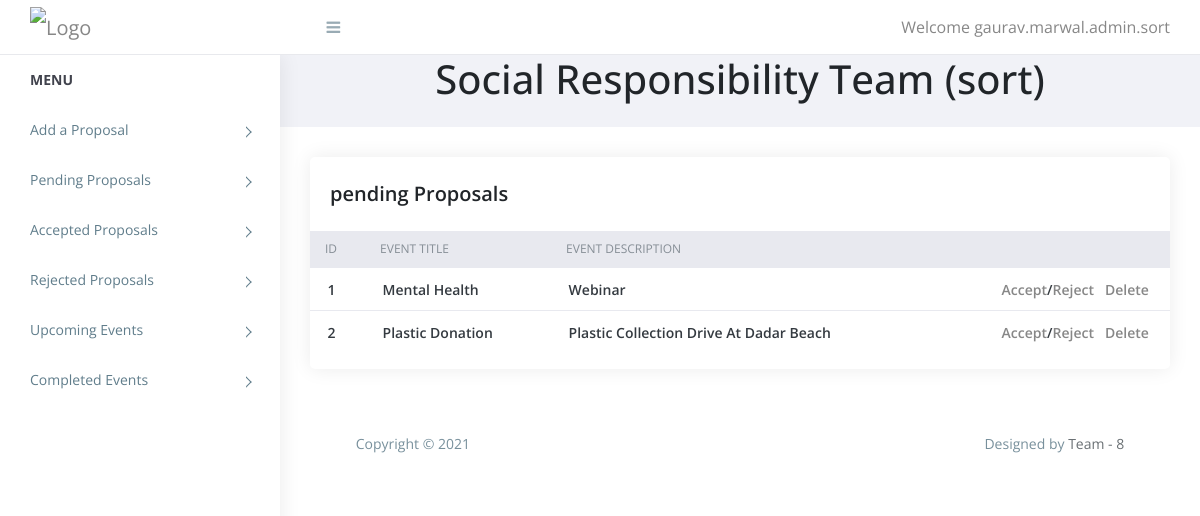
Screenshot of /admin/proposal.php?key=pending (signed in) with the database file from the repository.
### tables this page shows
CREATE TABLE `committee` (
  `com_id` int(11) NOT NULL,
  `com_name` varchar(50) NOT NULL,
  `abbrv` varchar(10) NOT NULL,
  `com_category` varchar(50) NOT NULL
);

CREATE TABLE `events` (
  `event_id` int(3) NOT NULL,
  `event_name` varchar(30) NOT NULL,
  `event_desc` text NOT NULL,
  `start_date` date NOT NULL,
  `end_date` date NOT NULL,
  `permission` enum('YES','No','','') NOT NULL,
  `Comm_id` int(3) DEFAULT NULL,
  `Dept_id` int(3) DEFAULT NULL,
  `comm_name` varchar(30) NOT NULL,
  `comm_type` enum('institute','department','student body') NOT NULL,
  `status` varchar(20) NOT NULL DEFAULT 'pending'
);

### admin/proposal.php (the view, shortened to what this page needs)
<?php
require('header.inc.php');
$curr_admin_com = $_SESSION['admin_comm'];
$cur_user=$_SESSION['admin_name'];
$sql = "select committee.* from committee, admin where admin.username='$cur_user' and committee.abbrv=admin.council_name";
$res = mysqli_query($con, $sql);
$row = mysqli_fetch_assoc($res);
$ser=0;
$key='';
$res = '';
if(isset($_GET['key']) && $_GET['key']!=''){
   $key = $_GET['key'];
    $show_sql = "select * from events where status='$key' and comm_name='$curr_admin_com'";
    $res = mysqli_query($con, $show_sql);
}
?>
<h1 class="box-title center"> <?php echo $row['com_name'] . " (" . $row['abbrv'] . ") " ?>  </h4><br>
<div class="content pb-0">
            <div class="orders">
               <div class="row">
                  <div class="col-xl-12">
                     <div class="card">
                        <div class="card-body">
                           <h4 class="box-title"> <?php echo $key . " " ?>Proposals </h4>
                        </div>
                        <div class="card-body--">
                           <div class="table-stats order-table ov-h">
                              <table class="table ">
                                 <thead>
                                    <tr>
                                       <th>ID</th>
                                       <th>Event Title</th>
                                       <th>Event Description</th>
                                       <th></th>
                                    </tr>
                                 </thead>
                                 <tbody>
                                    <?php
                                    if($res){
                                        while ($row = mysqli_fetch_array($res)){
                                            $ser = $ser+1 ;
                                            echo "<tr>";
                                            echo "<td>" . $ser . "</td>";
                                            echo "<td>" . $row['event_name'] . "</td>";
                                            echo "<td>" . $row['event_desc'] . "</td>";
                                            echo "<td>";
                                        if ($key!='accepted' && $key!='rejected'){
                                            echo "<a href='?type=accepted&id=" .$row['event_id']. "'>Accept</a>";
                                            echo "/";
                                            echo "<a href='?type=rejected&id=" .$row['event_id']. "'>Reject</a>&nbsp&nbsp&nbsp";
                                        }
                                        elseif($key == 'accepted'){
                                            echo "<a href='?type=proceed&id=" .$row['event_id']. "'>Proceed to launch the event !</a>&nbsp&nbsp&nbsp&nbsp";
                                            echo "<a href='?type=rejected&id=" .$row['event_id']. "'>Reject</a>&nbsp&nbsp&nbsp";
                                        }
                                            echo "<a href='?type=delete&id=" .$row['event_id']. "'>Delete</a>&nbsp";
                                        echo "</td>";
                                        echo "</tr>";
                                        }
                                    }
                                    ?>
                                 </tbody>
                              </table>
                           </div>
                        </div>
                     </div>
                  </div>
               </div>
            </div>
<?php
require('footer.inc.php');
?>

### admin/header.inc.php (shortened to what this page needs)
<?php
if (isset($_SESSION['admin_login']) && $_SESSION['admin_login']!=''){
      $cur_user = $_SESSION['admin_name'];
}
else{
    header('location:login.php');
    die();
}
?>
<!doctype html>
<html class="no-js" lang="">
   <head>
      <link rel="stylesheet" href="assets/css/normalize.css">
      <link rel="stylesheet" href="assets/css/bootstrap.min.css">
      <link rel="stylesheet" href="assets/css/font-awesome.min.css">
      <link rel="stylesheet" href="assets/css/themify-icons.css">
      <link rel="stylesheet" href="assets/css/pe-icon-7-filled.css">
      <link rel="stylesheet" href="assets/css/flag-icon.min.css">
      <link rel="stylesheet" href="assets/css/cs-skin-elastic.css">
      <link rel="stylesheet" href="assets/css/style.css">
   </head>
   <body>
      <aside id="left-panel" class="left-panel">
         <nav class="navbar navbar-expand-sm navbar-default">
            <div id="main-menu" class="main-menu collapse navbar-collapse">
               <ul class="nav navbar-nav">
                  <li class="menu-title">Menu</li>
                  <li class="menu-item-has-children dropdown">
                     <a href="manage_proposal.php" > Add a Proposal</a>
                  </li>
                  <li class="menu-item-has-children dropdown">
                     <a href="proposal.php?key=pending" > Pending Proposals</a>
                  </li>
				  <li class="menu-item-has-children dropdown">
                     <a href="proposal.php?key=accepted" > Accepted Proposals</a>
                  </li>
				  <li class="menu-item-has-children dropdown">
                     <a href="proposal.php?key=rejected" > Rejected Proposals</a>
                  </li>
				  <li class="menu-item-has-children dropdown">
                     <a href="events.php?key=upcoming" > Upcoming Events</a>
                  </li>
                  <li class="menu-item-has-children dropdown">
                     <a href="events.php?key=completed" > Completed Events</a>
                  </li>
               </ul>
            </div>
         </nav>
      </aside>
      <div id="right-panel" class="right-panel">
         <header id="header" class="header">
            <div class="top-left">
               <div class="navbar-header">
                  <a class="navbar-brand" href="index.html"><img src="images/logo.png" alt="Logo"></a>
                  <a id="menuToggle" class="menutoggle"><i class="fa fa-bars"></i></a>
               </div>
            </div>
            <div class="top-right">
               <div class="header-menu">
                  <div class="user-area dropdown float-right">
                     <a href="#" class="dropdown-toggle active" data-toggle="dropdown" aria-haspopup="true" aria-expanded="false">Welcome <?php echo $cur_user ?> </a>
                  </div>
               </div>
            </div>
         </header>

### admin/footer.inc.php (shortened to what this page needs)
         <footer class="site-footer">
            <div class="footer-inner bg-white">
               <div class="row">
                  <div class="col-sm-6">
                     Copyright &copy; <?php echo date('Y') ?>
                  </div>
                  <div class="col-sm-6 text-right">
                     Designed by <a href="https://colorlib.com/">Team - 8</a>
                  </div>
               </div>
            </div>
         </footer>
      </div>
   </body>
</html>

### admin/proposal.php (style rules this page uses)
.center { text-align: center; }

### rows the page displays
committee: com_name "Social Responsibility Team", abbrv "sort"
events: event_name "Mental Health", event_desc "Webinar"
events: event_name "Plastic Donation", event_desc "Plastic Collection Drive At Dadar Beach"

### other values shown
$cur_user "gaurav.marwal.admin.sort"
$key "pending"
